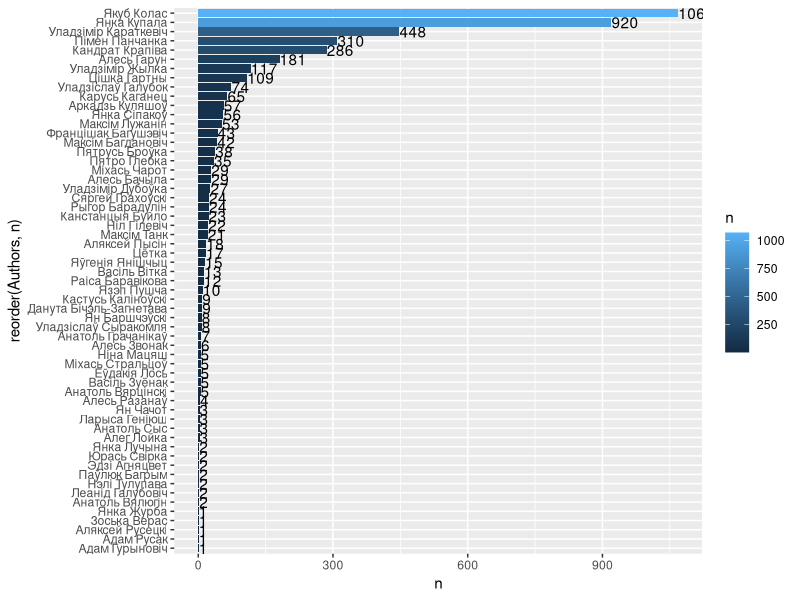
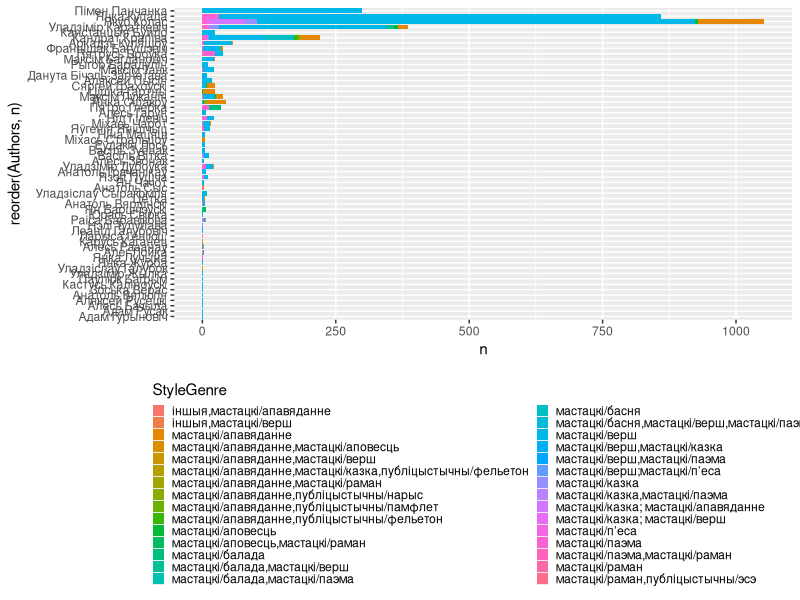
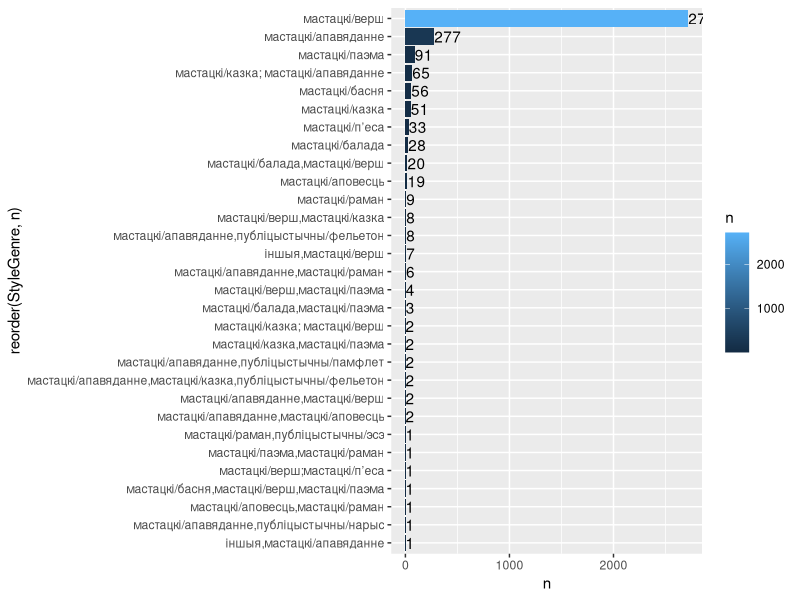
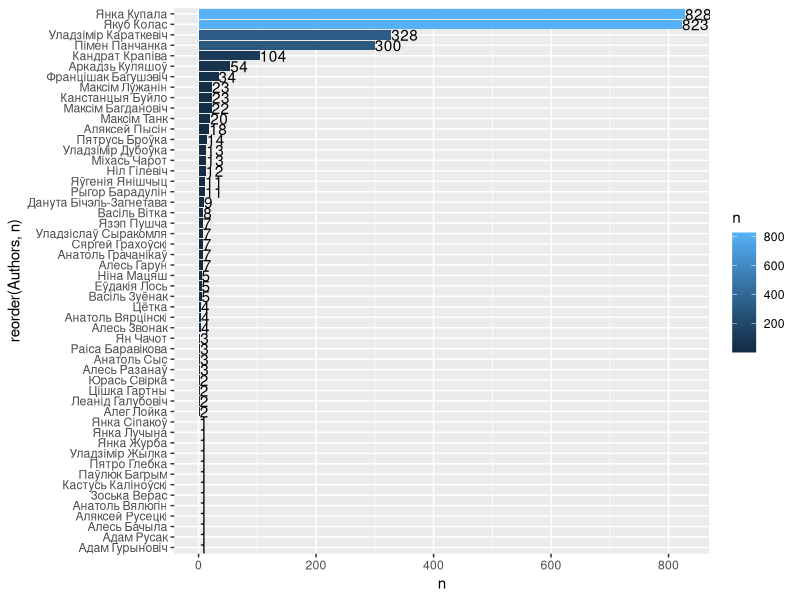

The R script that drew these images, in order:
library(tidyverse)
library(readr)
library(stringr)
library(dplyr)
library(ggplot2)
library(reshape)

setwd('.')
getwd()

m <- read_csv('bpc_knihi_metadf.csv')
View(m)

m %>%
  count(StyleGenre, sort=T) %>%
  View()

m %>%
  count(Authors,StyleGenre, sort=T) %>%
  View() 

# автор
m %>%
  filter(AvailableText == T) %>%  
  count(Authors, sort=T) %>%
  ggplot(aes(reorder(Authors, n), n, fill = n)) +
  geom_text(aes(reorder(Authors, n), n, 
                label = n),
            position = position_dodge(1),
            hjust = 0) +
  geom_col() +
  coord_flip()

# жанр/автор
m %>%
  filter(AvailableText == T) %>%  
  filter(str_detect(StyleGenre, "мастацкі")) %>%  
  count(Authors,StyleGenre, sort=T) %>%
  ggplot(aes(reorder(Authors,n), n)) +
  geom_col(aes(fill = StyleGenre)) +
  theme(legend.position = 'bottom',
        legend.direction = "vertical",
        legend.key.size = unit(0.1,"cm"),
        legend.key.width = unit(0.3,"cm")) +
  coord_flip()
 
# жанр
m %>%
 filter(AvailableText == T) %>%  
 filter(str_detect(StyleGenre, "мастацкі")) %>%
 count(StyleGenre, sort=T) %>%
 ggplot(aes(reorder(StyleGenre, n), n, fill = n)) +
 geom_text(aes(reorder(StyleGenre, n), n, 
               label = n),
           position = position_dodge(1),
           hjust = 0) +
 geom_col() +
 coord_flip()

# стихи
m %>%
  filter(AvailableText == T) %>%
  filter(str_detect(StyleGenre, c('верш'))) %>%  
  count(Authors, sort=T) %>%
  ggplot(aes(reorder(Authors, n), n, fill = n)) +
  geom_text(aes(reorder(Authors, n), n, 
                label = n),
            position = position_dodge(1),
            hjust = 0) +
  geom_col() +
  coord_flip()

# заголовки на страницах авторов
m %>%
  count(SectionAuthor, sort=T) %>%
  View()

# доступность
m %>%
  select(FileHash,FileSize,AvailableText) %>%
  count(AvailableText = F)

# язык
m %>%
  count(Lang, sort=T) %>%
  View()

m %>%
  count(LangOrig, sort=T) %>%
  View()

lang <- c('pol','rus','rus?')
m %>%
  filter(LangOrig %in% lang) %>%
  View()
